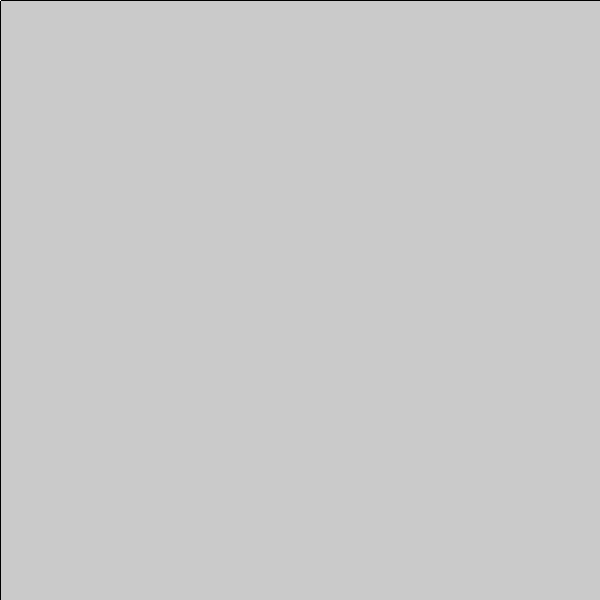
Frame 1 (no input)
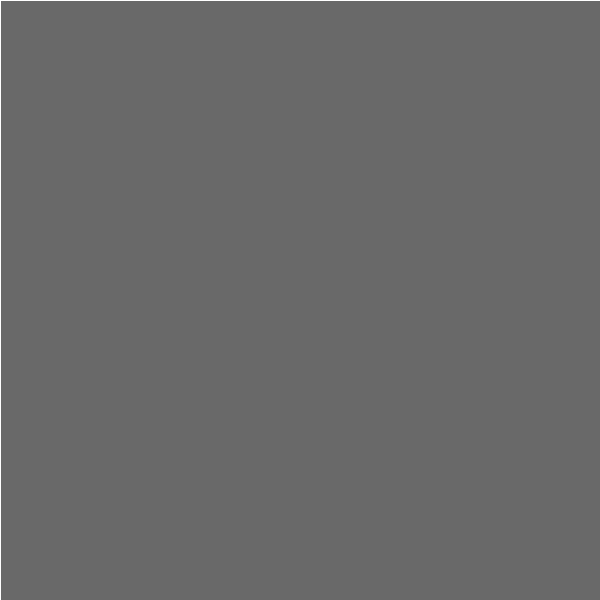
Frame 60 (the mouse pressed at the canvas centre just before this capture)
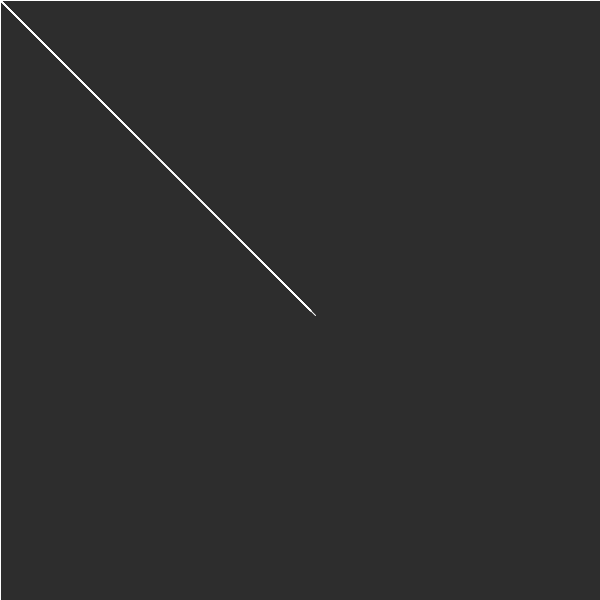
Frame 120 (the mouse held since frame 60 and released just before this capture)

The Processing sketch that drew these frames (run headless with seeded random() and noise(); from frame 60 on, the mouse is pressed at the canvas centre):

// Processing sketch: processing_62725
// ── processing_62725.pde

//cantidad de agentes autónomos
int cant = 50;
//dibujar las trayectorias o no?
boolean dibujar = true;
// darle a cada agente una variación individual?
boolean variar = false;

Bola bolas[];

int radio = 15;

void setup(){
  size(600, 600);
  smooth();
  
  //crear todos los agentes y almacenarlos en un array
  bolas = new Bola[cant];
  for(int n=0; n<cant; n++){
    bolas[n] = new Bola();
  }
}

void draw(){
  
   fondo();
  //recorrer la lista de agentes y moverlos. el primero sigue al mouse, los demás siguen al anterior en la lista
  for(int n=0; n<cant; n++){
    float x, y;
    if(n == 0){
       x = bolas[n].x + (mouseX - bolas[n].x) / 10;
       y = bolas[n].y + (mouseY - bolas[n].y) / 10;
    }
    else
    {
      x = bolas[n].x + (bolas[n-1].x - bolas[n].x) / 5;
      y = bolas[n].y + ( bolas[n-1].y - bolas[n].y) / 5;
      
      // el siguiente condicional produce una repulsión entre las partículas
      // evalua que la bola[n - 1] este a una distancia > que 2 radios de la bola[n]
      // Si esta distancia es menor a 2 radios entonces 
      // la coordenada x se incrementa = repulsión.
      
      if(dist(x,y,bolas[n-1].x,bolas[n-1].y ) < radio )
      {
        x = bolas[n].x + (bolas[n-1].x - bolas[n].x) * 2;
        y = bolas[n].y + (bolas[n-1].y - bolas[n].y) * 2;
      }
      
    }// end else
    
    bolas[n].paso(x, y);
  }
}

void fondo()
{
  if (!dibujar) 
   {  fill(0,10);  } 
  else 
    { fill( 0,3); }
   rect(0,0, width, height);
}



class Bola{
  float x, y; //posición actual
  float ax, ay; //posición anterior
  float rx, ry; //variación individual de la posición
  
  Bola(){
    // determinar valores iniciales de las variables
    ax = x = 0;
    ay = y = 0;
    rx = variar ? random(-3, 3) : 0;
    ry = variar ? random(-3, 3) : 0;
    fill(255);
  }
  
  void paso(float inputX, float inputY){
    //modificar posición
    x = inputX + rx;
    y = inputY + ry;
    
    //trazar trayectoria o mostrar posición con un círculo
    if(dibujar){
     //fill(0,3); rect(0,0,width,height);
      stroke(255);
      line(ax, ay, x, y);
    }else{
      fill(255);
      ellipse(x, y, radio, radio);
    }
    
    //almacenar posición actual para el próximo paso
    ax = x;
    ay = y;
  }
}
